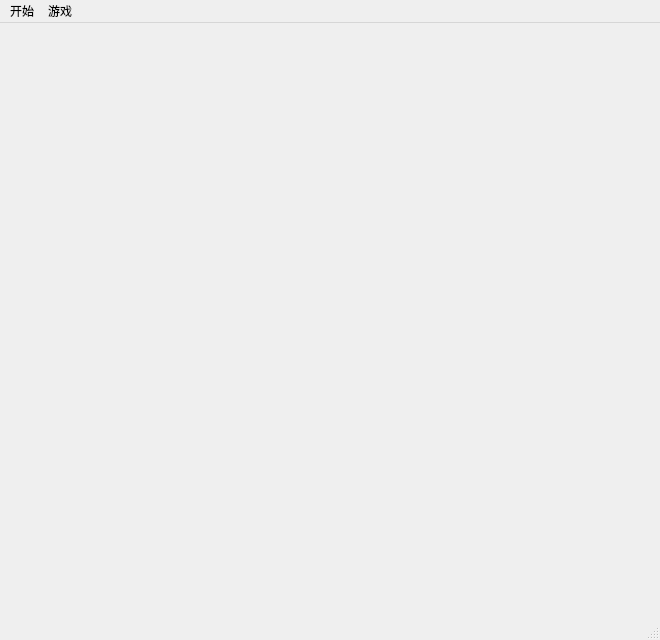
<?xml version="1.0" encoding="UTF-8"?>
<ui version="4.0">
 <class>PeopleVsComputer</class>
 <widget class="QMainWindow" name="PeopleVsComputer">
  <property name="geometry">
   <rect>
    <x>0</x>
    <y>0</y>
    <width>660</width>
    <height>640</height>
   </rect>
  </property>
  <property name="windowTitle">
   <string>人机对战</string>
  </property>
  <property name="windowIcon">
   <iconset>
    <normaloff>:/image/image/gobang.ico</normaloff>:/image/image/gobang.ico</iconset>
  </property>
  <widget class="QWidget" name="centralwidget"/>
  <widget class="QMenuBar" name="menubar">
   <property name="geometry">
    <rect>
     <x>0</x>
     <y>0</y>
     <width>660</width>
     <height>22</height>
    </rect>
   </property>
   <widget class="QMenu" name="menu">
    <property name="title">
     <string>开始</string>
    </property>
    <widget class="QMenu" name="menu_4">
     <property name="title">
      <string>新游戏</string>
     </property>
     <property name="icon">
      <iconset resource="resource.qrc">
       <normaloff>:/static/image/new.png</normaloff>:/static/image/new.png</iconset>
     </property>
     <addaction name="actionPeople"/>
     <addaction name="actionComputer"/>
     <addaction name="actionNet"/>
    </widget>
    <addaction name="menu_4"/>
    <addaction name="actionHome"/>
    <addaction name="actionQuit"/>
   </widget>
   <widget class="QMenu" name="menu_2">
    <property name="title">
     <string>游戏</string>
    </property>
    <addaction name="actionBack"/>
    <addaction name="actionScreenshot"/>
    <addaction name="actionOnFile"/>
   </widget>
   <addaction name="menu"/>
   <addaction name="menu_2"/>
  </widget>
  <widget class="QStatusBar" name="statusbar"/>
  <action name="actionBack">
   <property name="icon">
    <iconset resource="resource.qrc">
     <normaloff>:/static/image/back.png</normaloff>:/static/image/back.png</iconset>
   </property>
   <property name="text">
    <string>悔棋</string>
   </property>
  </action>
  <action name="actionPeople">
   <property name="icon">
    <iconset resource="resource.qrc">
     <normaloff>:/static/image/person.png</normaloff>:/static/image/person.png</iconset>
   </property>
   <property name="text">
    <string>人人对战</string>
   </property>
  </action>
  <action name="actionComputer">
   <property name="icon">
    <iconset resource="resource.qrc">
     <normaloff>:/static/image/computer.png</normaloff>:/static/image/computer.png</iconset>
   </property>
   <property name="text">
    <string>人机对战</string>
   </property>
  </action>
  <action name="actionScreenshot">
   <property name="icon">
    <iconset resource="resource.qrc">
     <normaloff>:/static/image/screenshot.png</normaloff>:/static/image/screenshot.png</iconset>
   </property>
   <property name="text">
    <string>棋局截图</string>
   </property>
  </action>
  <action name="actionHome">
   <property name="icon">
    <iconset resource="resource.qrc">
     <normaloff>:/static/image/home.png</normaloff>:/static/image/home.png</iconset>
   </property>
   <property name="text">
    <string>回到菜单</string>
   </property>
  </action>
  <action name="actionNet">
   <property name="icon">
    <iconset resource="resource.qrc">
     <normaloff>:/static/image/net.png</normaloff>:/static/image/net.png</iconset>
   </property>
   <property name="text">
    <string>局域网对战</string>
   </property>
  </action>
  <action name="actionQuit">
   <property name="icon">
    <iconset resource="resource.qrc">
     <normaloff>:/static/image/quit.png</normaloff>:/static/image/quit.png</iconset>
   </property>
   <property name="text">
    <string>退出</string>
   </property>
  </action>
  <action name="actionOnFile">
   <property name="icon">
    <iconset resource="resource.qrc">
     <normaloff>:/static/image/file.png</normaloff>:/static/image/file.png</iconset>
   </property>
   <property name="text">
    <string>棋局存档</string>
   </property>
  </action>
 </widget>
 <resources>
  <include location="resource.qrc"/>
 </resources>
 <connections/>
</ui>
